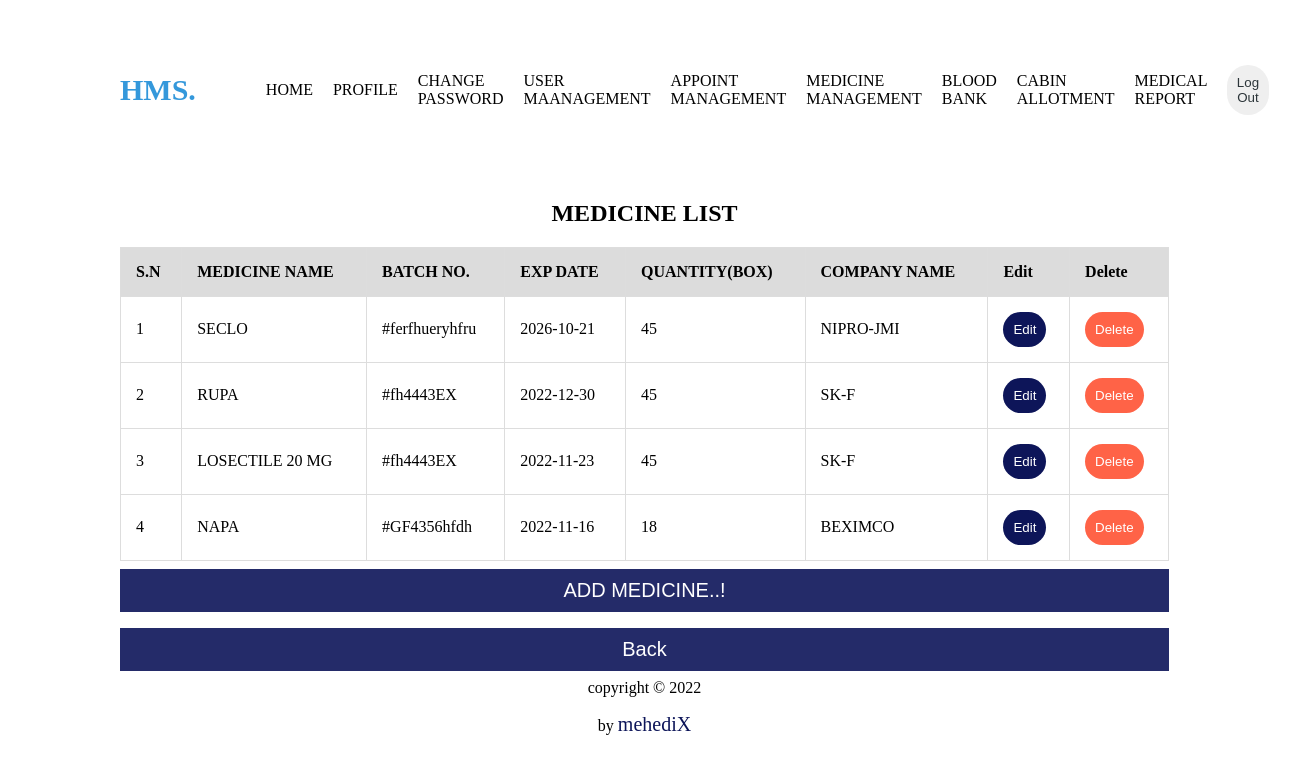
/view/medicine-table.php (signed in), run on the app's committed database.
### tables this page shows
CREATE TABLE `medicine` (
  `id` int(11) NOT NULL,
  `m_name` varchar(100) NOT NULL,
  `batch` varchar(30) NOT NULL,
  `exp` date NOT NULL,
  `quantity` int(10) NOT NULL,
  `c_name` varchar(100) NOT NULL
);

### control/read-medicineAction.php (called while the page is built)
<?php
include('../model/database.php');
$fetchData= fetch_data($connection);
function fetch_data($connection){
  $query="SELECT * from medicine ORDER BY id DESC";
  $exec=mysqli_query($connection, $query);
  if(mysqli_num_rows($exec)>0){
    $row= mysqli_fetch_all($exec, MYSQLI_ASSOC);
    return $row;
  }else{
    return $row=[];
  }
}
?>

### view/medicine-table.php (the view, shortened to what this page needs)
<?php
include('../control/read-medicineAction.php');
?>
<!DOCTYPE html>
<html>
<head>
</head>
<body style="padding-right:7rem;padding-left:7rem;">
<?php include "../model/_nav.php"; ?>
<div class="table-data">
        <div class="list-title">
 <h2>MEDICINE LIST</h2>
            </div>
    <table border="1">
        <tr>
            <th>S.N</th>
            <th>MEDICINE NAME</th>
            <th>BATCH NO.</th>
            <th>EXP DATE</th>
            <th>QUANTITY(BOX)</th>
            <th>COMPANY NAME</th>
            <th>Edit</th>
            <th>Delete</th>
        </tr>
<?php
        if(count($fetchData)>0){
        $sn=1;
        foreach($fetchData as $data){
?> <tr>
<td><?php echo $sn; ?></td>
<td><?php echo $data['m_name']; ?></td>
<td><?php echo $data['batch']; ?></td>
<td><?php echo $data['exp']; ?></td>
<td><?php echo $data['quantity']; ?></td>
<td><?php echo $data['c_name']; ?></td>
<td><a type="edit" style="text-decoration:none;" href="../view/update-medicine.php?edit=<?php echo $data['id']; ?>">
                <button style="background-color: #0D1559;color: #ffffff;padding:10px;padding: 10px;border: none;border-radius: 30px;">Edit</button></a></td>
<td><a type="delete" style="text-decoration:none;" href="../control/delete-medicineAction.php?delete=<?php echo $data['id']; ?>">
                <button style="background-color: tomato;color: #ffffff;padding:10px;padding: 10px;border: none;border-radius: 30px;">Delete</button></a></td>
</tr> <?php
      $sn++; }
      }else{
?>
      <tr>
        <td colspan="7">No Data Found</td>
      </tr>
<?php
    }
?>
    </table>
    <button type="create" onclick="document.location='../view/create-medicine.php'">ADD MEDICINE..!</button>
    <button type="bk" onclick="document.location='../view/dashboard.php'">Back</button>
    </div>
    <?php include "../model/footer.php"; ?>
</body>
</html>

### view/medicine-table.php (style rules this page uses)
table, td, th { border: 1px solid #ddd; text-align: left; }
table { border-collapse: collapse; max-width: 100%; width:100%; }
.table-data { width:100%; float: right; }
th, td { padding: 15px; }
th { background-color:gainsboro ; }
body { overflow-x: hidden; }
* { box-sizing: border-box; }
button[type=create] { background-color: #0D1559; color: #ffffff; padding: 10px 20px; margin: 8px 0; border: none; cursor: pointer; width: 100%; opacity: 0.9; font-size: 20px; }
button[type=bk] { background-color: #0D1559; color: #ffffff; padding: 10px 20px; margin: 8px 0; border: none; cursor: pointer; width: 100%; opacity: 0.9; font-size: 20px; }
h2 { text-align: center; }

### data on the page
medicine: m_name "SECLO", batch "#ferfhueryhfru", exp "2026-10-21", quantity "45", c_name "NIPRO-JMI"
medicine: m_name "RUPA", batch "#fh4443EX", exp "2022-12-30", quantity "45", c_name "SK-F"
medicine: m_name "LOSECTILE 20 MG", batch "#fh4443EX", exp "2022-11-23", quantity "45", c_name "SK-F"
medicine: m_name "NAPA", batch "#GF4356hfdh", exp "2022-11-16", quantity "18", c_name "BEXIMCO"
